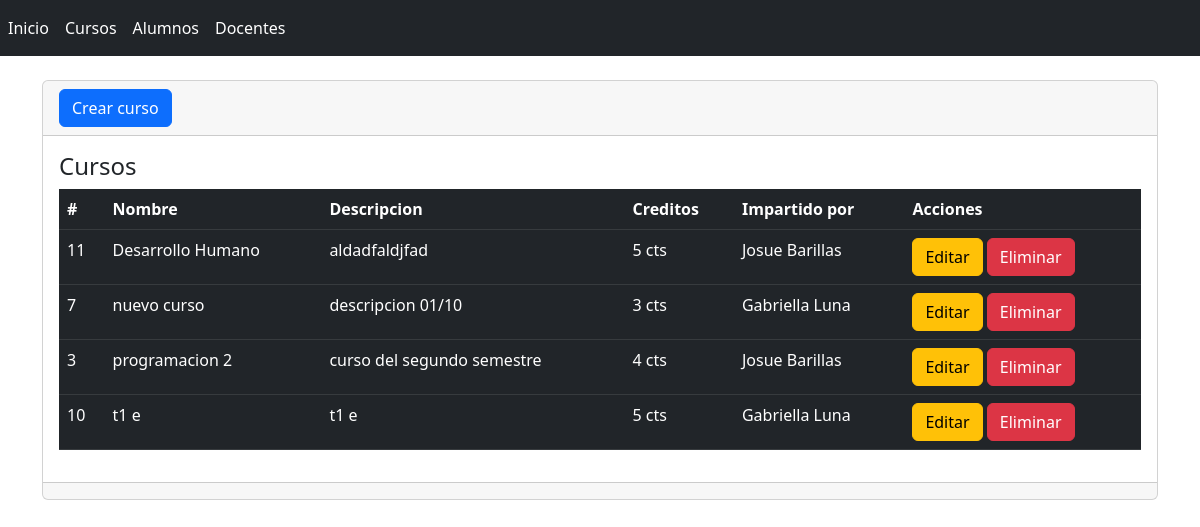
/cursos, run on an earlier commit of the app's database.
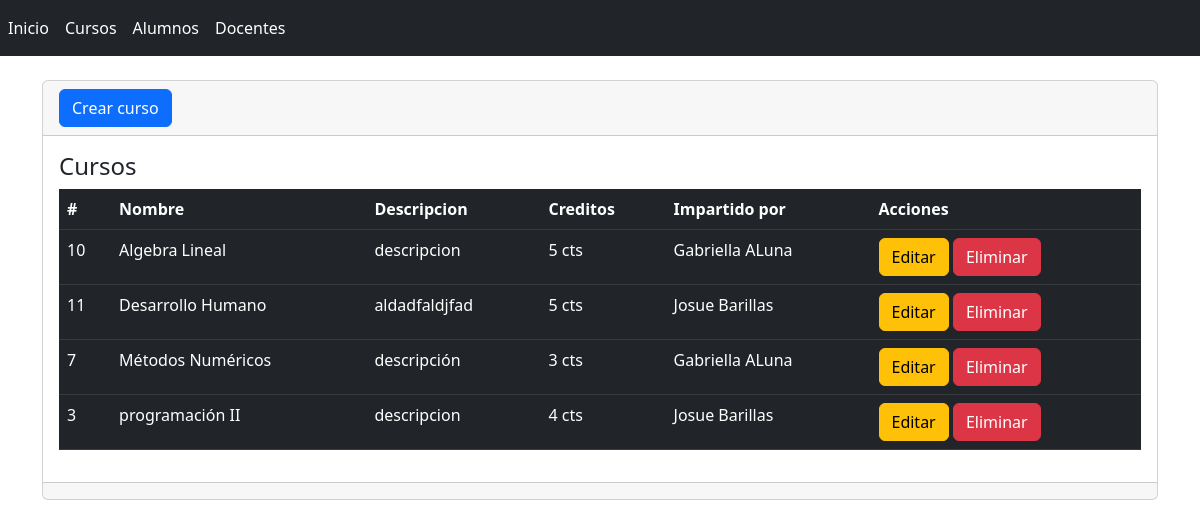
And on a later commit of the database.
### universidad/models.py (models this page shows, shortened)
class Curso(models.Model):
    id = models.AutoField(primary_key=True)#id auto_increment
    nombre= models.CharField(max_length=255,verbose_name="Nombre")#campo de texto
    descripcion= models.TextField(null=False,verbose_name="Descripcion")
    creditos= models.PositiveSmallIntegerField(null=True,verbose_name="Creditos")
    docente= models.ForeignKey(Docente,null=True,blank=True,on_delete=models.CASCADE,verbose_name="Docente")
    class Meta:
        verbose_name='Curso'
        verbose_name_plural='Cursos'
        db_table='tbl_cursos'
        ordering=['nombre']

### docente/models.py (models this page shows, shortened)
class Docente(models.Model):
    id = models.AutoField(primary_key=True)#id auto_increment
    nombres= models.CharField(max_length=255,verbose_name="Nombres")#campo de texto
    apellidos= models.TextField(null=False,verbose_name="Apellidos")
    fecha_nacimiento=models.DateField(null=True,verbose_name="Fecha nacimiento")
    def __str__(self):
        fila= self.nombres+" "+self.apellidos
        return fila
    class Meta:
        verbose_name='Docente'
        verbose_name_plural='Docentes'
        db_table='tbl_docentes'
        ordering=['apellidos','-nombres']

### universidad/views.py (the view)
# urls.py: path('cursos',views.cursos,name='cursos'),
def cursos(request):
    cursos=Curso.objects.all()#se consulta los cursos
    return render(request, 'cursos/index.html',{'cursos': cursos})#nombre y valor

### universidad/templates/cursos/index.html (shortened to what this page needs)
{% extends "base.html" %}
{% block contenido %}
<div class="card">
    <div class="card-header">
        <a name="" id="" class="btn btn-primary" href="{% url 'crearCurso' %}" role="button">Crear curso</a>
    </div>
    <div class="card-body">
        <h4 class="card-title">Cursos</h4>
        <div class="table-responsive">
            <table class="table table-dark">
                <thead>
                    <tr>
                        <th scope="col">#</th>
                        <th scope="col">Nombre</th>
                        <th scope="col">Descripcion</th>
                        <th scope="col">Creditos</th>
                        <th scope="col">Impartido por</th>
                        <th scope="col">Acciones</th>
                    </tr>
                </thead>
                <tbody>
                    {% for curso in cursos %}
                    <tr>
                        <td>{{ curso.id }}</td>
                        <td>{{ curso.nombre }}</td>
                        <td>{{ curso.descripcion }}</td>
                        <td>{{ curso.creditos }} cts</td>
                        <td>{{ curso.docente }}</td>
                        <td>
                            <a name="" id="" class="btn btn-warning" href="{% url 'editarCurso' curso.id %}" role="button">Editar</a>
                            <a name="" id="" class="btn btn-danger" href="{% url 'eliminarCurso' curso.id %}" role="button">Eliminar</a>
                        </td>
                    </tr>
                    {% endfor %}
                </tbody>
            </table>
        </div>
    </div>
    <div class="card-footer text-muted">
    </div>
</div>
{% endblock %}

### alumno/templates/base.html (shortened to what this page needs)
{% load static %}
<!doctype html>
<html lang="en">
<head>
  <link rel="stylesheet" href="https://cdn.jsdelivr.net/npm/bootstrap@5.2.0/dist/css/bootstrap.min.css"
>
</head>
<body>
    <nav class="navbar navbar-expand navbar-dark bg-dark">
        <div class="nav navbar-nav">
            <a class="nav-item nav-link active" href="{% url 'inicio' %}">Inicio</a>
            <a class="nav-item nav-link active" href="{% url 'cursos' %}">Cursos</a>
            <a class="nav-item nav-link active" href="{% url 'alumnos' %}">Alumnos</a>
            <a class="nav-item nav-link active" href="{% url 'docentes' %}">Docentes</a>
        </div>
    </nav>
    <div class="container">
        <div class="row">
            <div class="col-12">
              <br>
                {% block contenido %}  {% endblock %}
            </div>
        </div>
    </div>
</body>
</html>

What changed in the data, as far as the page shows it:
changed Curso id 10: nombre "t1 e" → "Algebra Lineal"; descripcion "t1 e" → "descripcion"; docente "Gabriella Luna" → "Gabriella ALuna"; moves up the list
changed Curso id 7: nombre "nuevo curso" → "Métodos Numéricos"; descripcion "descripcion 01/10" → "descripción"; docente "Gabriella Luna" → "Gabriella ALuna"
changed Curso id 3: nombre "programacion 2" → "programación II"; descripcion "curso del segundo semestre" → "descripcion"
